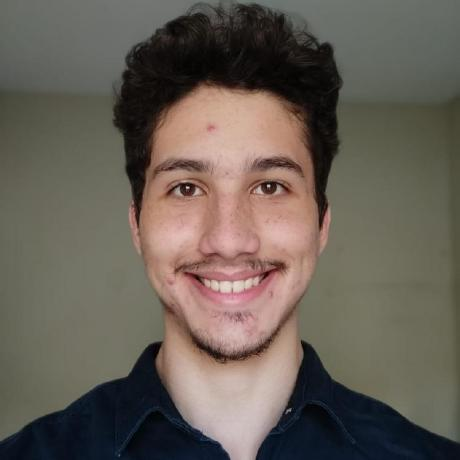
#> input picture imageResizer/test.jpg, 460 x 460 px
$ python python_app.py
#> lines starting #> are read from the running program, lines starting #| are printed output that depends on the picture
#> the answer given: 100
#> the answer given: 100
from PIL import Image


def resize_image(sizel, size2):
#> called with sizel = 100, size2 = 100
    image = Image.open('test.jpg')
#> image is the input picture: PIL image 460x460 RGB; mean R, G, B 103.2, 94.9, 85.9

    print(f'Current size : {image.size}')
#| Current size : (460, 460)
    resized_image = image.resize((sizel, size2))
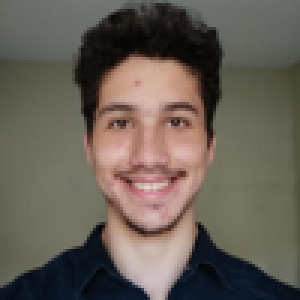
#> resized_image: PIL image 100x100 RGB (shown 3 times larger); mean R, G, B 103.2, 94.9, 85.9

    resized_image.save(f'test-{str(size1)}.jpeg')


size1 = int(input('Enter Width: '))
size2 = int(input('Enter Length: '))
resize_image(size1, size2)
